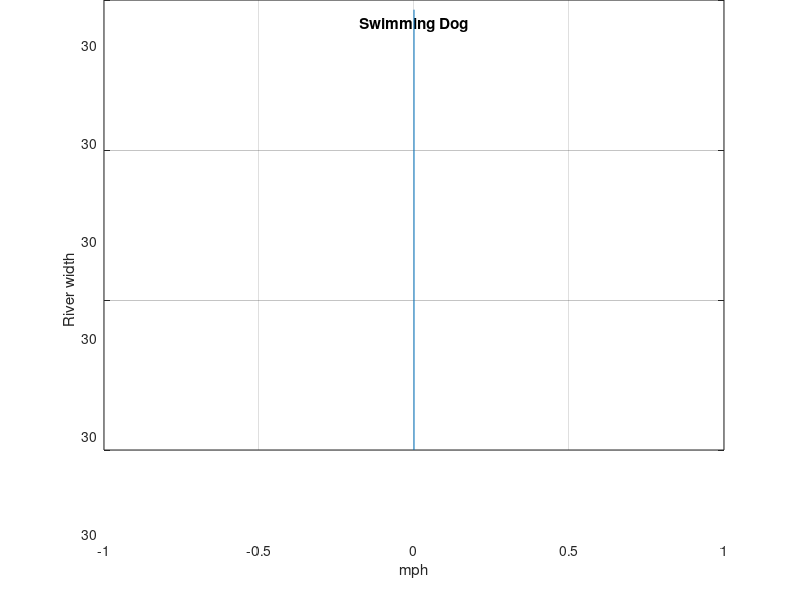

MATLAB code for this plot:
%% Swimming Dog
clear all
%% Stream Speed 3mph
%A dog jumps into the river and is headed directly for a tree
s=3;    %The stream speed in mph
w=30;   %river width in ft
v=4;    %swim speed of the dog in mph
%Assume the river is perfectly straigh and the dog instantaneously attains
%the swimming speed of v and jumps in head first

%The system of differential equations:

%  dx=v*cos(phi) *dt;
%  dy=(v*sin(phi)+s) *dt;
    
%dy/dx=tan(phi)+(s/v)*sec(phi);

dt=0.00001;
b=15;            %end time
t=(0:dt:b);      %time from 0 to b increasing dt steps
n=b/dt;

%Given intitial conditions
x(1)=0;
y(1)=w;

treeReached =0;
k=1;

while (k<=n && treeReached == 0)

    dx=-v*(x(k)/sqrt(x(k)^2 + y(k)^2)) *dt;
    dy=(-v*(y(k)/sqrt(x(k)^2 + y(k)^2))+s) *dt;
    
    y(k+1)=y(k)+dy;
    x(k+1)=x(k)+dx;
    
    if(x(k+1)<= .00000000000001)
        treeReached =1;
    end%if
    k=k+1;
    %tt = k*dt;
end%for

plot(x,y)
title('Swimming Dog')
xlabel('mph')
ylabel('River width')
grid on